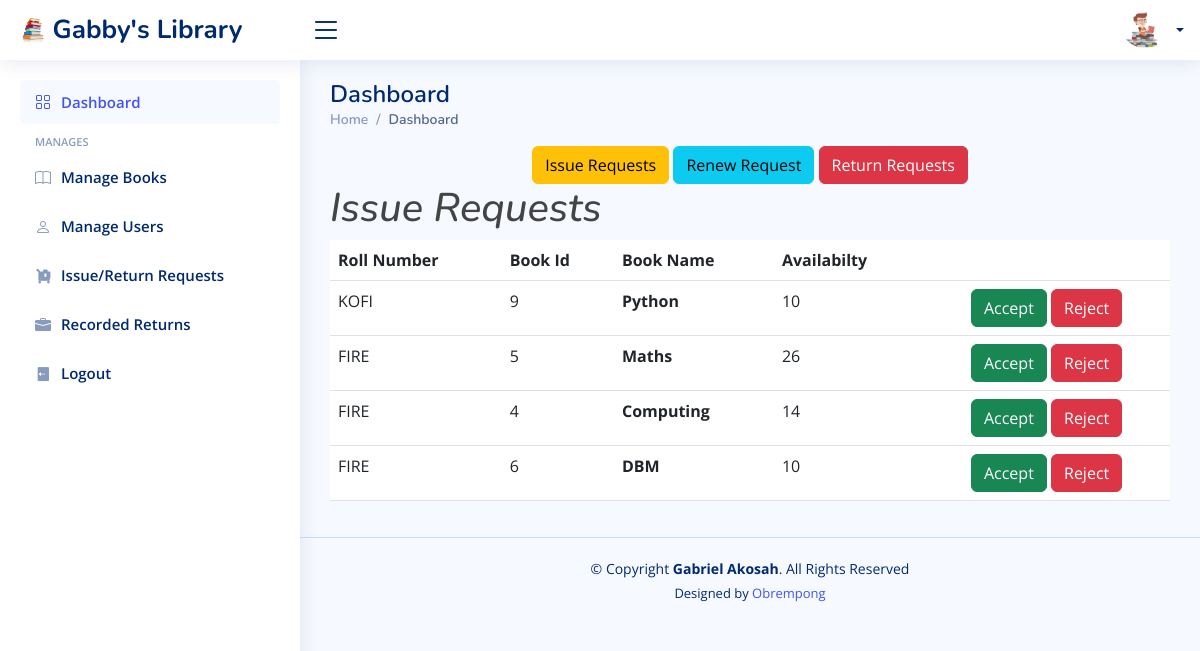
/admin/index.php?page=issue_requests, run on the app's committed database.
### tables this page shows
CREATE TABLE `record` (
  `RollNo` varchar(50) NOT NULL,
  `book_id` int(10) NOT NULL,
  `Date_of_Issue` date DEFAULT NULL,
  `Due_Date` date DEFAULT NULL,
  `Date_of_Return` date DEFAULT NULL,
  `Dues` int(10) DEFAULT NULL,
  `Renewals_left` int(10) DEFAULT NULL,
  `Time` time DEFAULT NULL
);

CREATE TABLE `books` (
  `book_id` int(11) NOT NULL,
  `title` varchar(255) NOT NULL,
  `author` varchar(255) NOT NULL,
  `isbn` varchar(20) NOT NULL,
  `year` year(4) NOT NULL,
  `quantity` int(11) DEFAULT 0,
  `available` bigint(250) NOT NULL
);

### admin/issue_requests.php (the view, shortened to what this page needs)
        <div class="span9">
            <center>
            <a href="?page=issue_requests" class="btn btn-warning">Issue Requests</a>
            <a href="?page=renew_requests" class="btn btn-info">Renew Request</a>
            <a href="?page=return_requests" class="btn btn-danger">Return Requests</a>
            </center>
            <h1><i>Issue Requests</i></h1>
            <table class="table" id = "tables">
                      <thead>
                        <tr>
                          <th>Roll Number</th>
                          <th>Book Id</th>
                          <th>Book Name</th>
                          <th>Availabilty</th>
                          <th></th>
                        </tr>
                      </thead>
                      <tbody>
                        <?php
                $sql="select * from GABILMS.record,GABILMS.books where Date_of_Issue is NULL and record.book_id=books.book_id order by Time";
                $result=$conn->query($sql);
                while($row=$result->fetch_assoc())
                {
                    $bookid=$row['book_id'];
                    $rollno=$row['RollNo'];
                    $name=$row['title'];
                    $avail=$row['available'];
                ?>
                        <tr>
                          <td><?php echo strtoupper($rollno) ?></td>
                          <td><?php echo $bookid ?></td>
                          <td><b><?php echo $name ?></b></td>
                          <td><?php echo $avail ?></td>
                          <td><center>
                            <?php
                            if($avail > 0)
                            {echo "<form action='' method='POST' class='d-inline'>
                                <input type='hidden' name='id' value='$bookid'>
                                <input type='hidden' name='username' value='$rollno'>
                                <input type='hidden' name='title' value='<?php echo $name?>'>
 <button type='submit' name='accept'  class=' btn btn btn-success'  data-toggle='tooltip' data-original-title='Delete' onclick='return confirmIssue(" . $row["book_id"] . ")'> Accept </button>
</form>";}
                             ?>
                           <form action='' method='POST' class='d-inline'>
 <button type='submit' name='reject'  class=' btn btn btn-danger'  data-toggle='tooltip' data-original-title='Delete' onclick='return confirmIssue(" . $row["book_id"] . ")'> Reject </button>
</form>
                        </center></td>
                        </tr>
                   <?php } ?>
                   </tbody>
                    </table>
                </div>
    </div>

### admin/assets/css/style.css (style rules this page uses)
:root { scroll-behavior: smooth; }
body { font-family: "Open Sans", sans-serif; background: #f6f9ff; color: #444444; }
a { color: #4154f1; text-decoration: none; }
h1, h2, h3, h4, h5, h6 { font-family: "Nunito", sans-serif; }

### data on the page
record: RollNo "KOFI", book.book_id "9", book.title "Python", book.available "10"
record: RollNo "FIRE", book.book_id "5", book.title "Maths", book.available "26"
record: RollNo "FIRE", book.book_id "4", book.title "Computing", book.available "14"
record: RollNo "FIRE", book.book_id "6", book.title "DBM", book.available "10"
